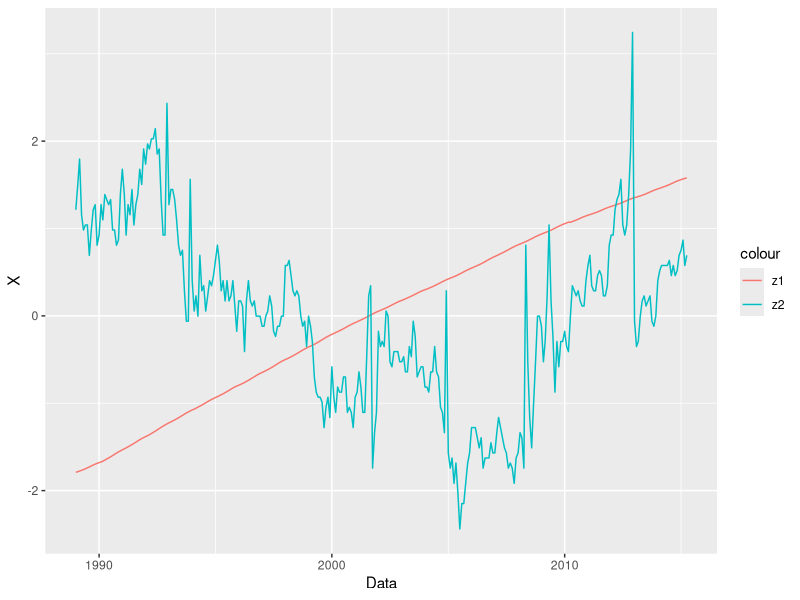

Recreate this plot in R.
library(ggplot2)
library(readxl)
econ <- read_excel("econ.xlsx", col_types = c("date", 
                                              "skip", "numeric", "numeric", "skip", 
                                              "skip"))
econcut <- econ[econ$tempo >= "1989-01-01", ]
popavg <- mean(econcut$pop)
tppavg <- mean(econcut$tpp)
pops <- sd(econcut$pop)
tpps <- sd(econcut$tpp)

zpop <- function(pop) {
  x <- (pop - popavg) / pops
  return(x)
}

ztpp <- function(tpp) {
  x <- (tpp - tppavg) / tpps
  return(x)
}

z1 <- sapply(econcut$pop, zpop)
z2 <- sapply(econcut$tpp, ztpp)
graph1 <- ggplot(econcut, aes(tempo)) + geom_line(aes(y = z1, color = "z1")) + 
  geom_line(aes(y= z2, color = "z2"))
graph1 + xlab("Data") + ylab("X") 
